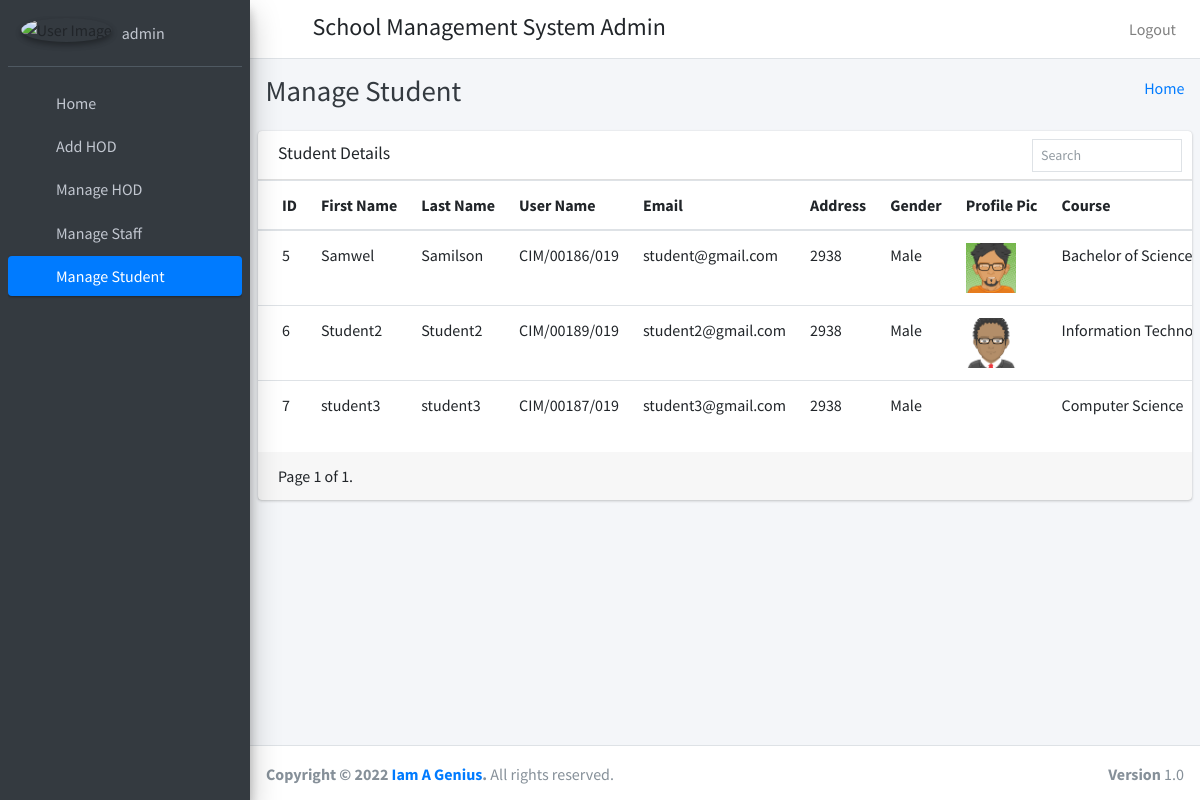
The page /Student (signed in) on the database as committed earlier.
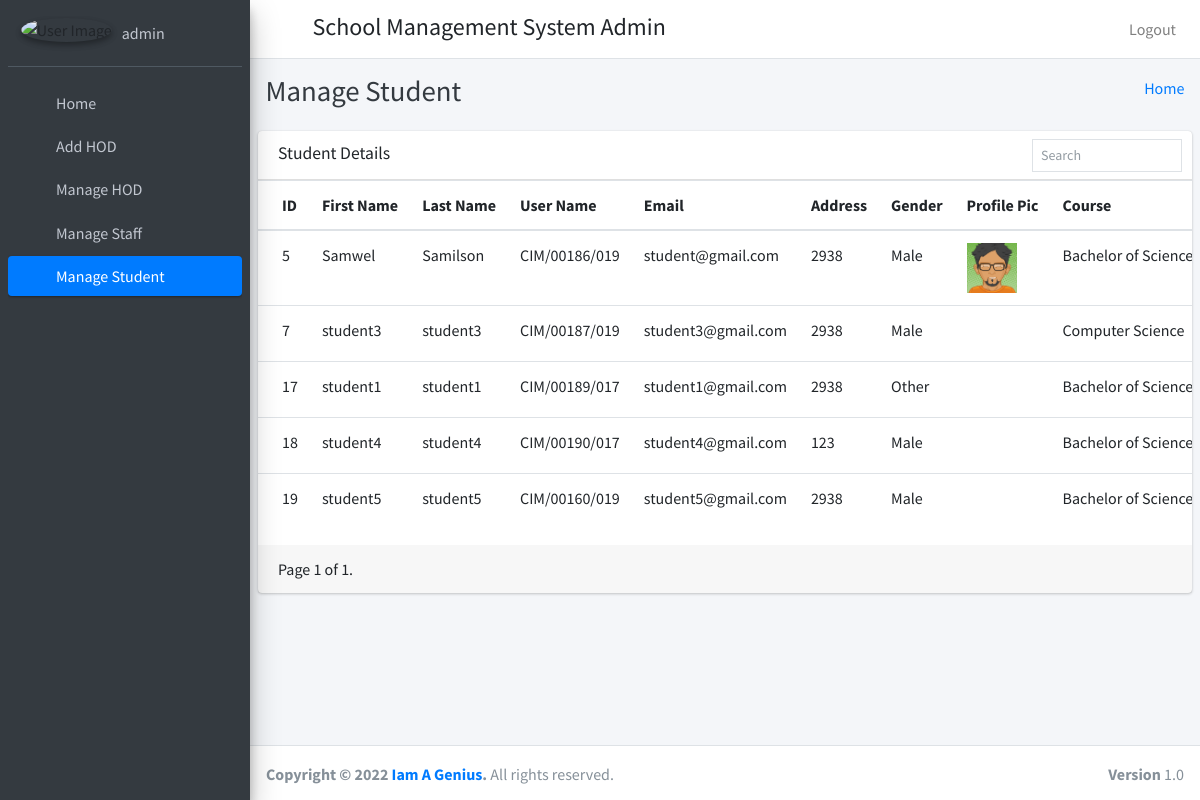
The same page on the database as committed later.
### Student/models.py (models this page shows)
class CustomUser(AbstractUser):
    user_type_data=((1,"HOD"),(3,"staff"),(4,"student"),(2,"admin"))
    user_type= models.CharField(default=1, choices=user_type_data,max_length=10)

class students(models.Model):
    id=models.AutoField(primary_key=True)
    admin = models.OneToOneField(CustomUser, on_delete=models.CASCADE)
    gender = models.CharField(max_length=50)
    profile_pic = models.FileField()
    address = models.TextField()
    course_id=models.ForeignKey(courses,on_delete=models.DO_NOTHING,default=1)
    session_year_id = models.ForeignKey(sessionmodel,on_delete=models.CASCADE)
    created_at = models.DateTimeField(auto_now_add=True)
    updated_at = models.DateTimeField(auto_now_add=True)
    fcm_token=models.TextField(default="")
    objects=models.Manager()

class courses(models.Model):
    id = models.AutoField(primary_key=True)
    course_name = models.CharField(max_length=250)
    created_at = models.DateTimeField(auto_now_add=True)
    updated_at = models.DateTimeField(auto_now_add=True)
    objects=models.Manager()

### Student/admin_views.py (the view)
# urls.py: path('Student',admin_views.Student,name="Student"),
def Student(request):
    student = students.objects.all()
    filters = StudentFilter(request.GET,queryset=student)
    student = filters.qs
    page = request.GET.get('page',1)
    paginator = Paginator(student,10)
    page_obj = paginator.get_page(page)
    page_range = paginator.get_elided_page_range(number=page,on_each_side=3,on_ends=2)
    try:
        student = paginator.page(page)
    except PageNotAnInteger:
        student = paginator.page(1)
    except EmptyPage:
        student = paginator.page(paginator.num_pages)
    context = {
        'student':student,
        'page_obj':page_obj,
        'page_range':page_range,
        'filters':filters.form
    }
    return render(request,'admin_template/manage_students.html',context)

### templates/admin_template/manage_students.html (shortened to what this page needs)
{% extends 'admin_template/base.html' %}
{% block page_title %} Manage Student {% endblock page_title %}
{% load static %}
{% load i18n %}
{% block main_content %}
<section class="content">
      <div class="row">
        <div class="col-12">
          <div class="card">
            <div class="card-header">
              <h3 class="card-title">Student Details</h3>
              <div class="card-tools">
                <form method="get" class="form-inline">
                  <div class="input-group input-group-sm border" style="width: 150px;">
                    {{filters.admin__username}}
                    <div class="input-group-append">
                      <button class="btn" type="submit">
                        <i class="fas fa-search"></i>
                      </button>
                    </div>
                  </div>
                </form>
              </div>
            </div>
            <div class="card-body table-responsive p-0">
              <div id="example2_wrapper" class="dataTables_wrapper dt-bootstrap4"><div class="row"><div class="col-sm-12 col-md-6"></div><div class="col-sm-12 col-md-6"></div></div><div class="row"><div class="col-sm-12">
                <table id="example2" class="table table-hover text-nowrap" role="grid" aria-describedby="example2_info">
                <thead>
                <tr role="row">
                  <th class="sorting_asc" tabindex="0" aria-controls="example2" rowspan="1" colspan="1" aria-sort="ascending" aria-label="Rendering engine: activate to sort column descending">ID</th>
                  <th class="sorting" tabindex="0" aria-controls="example2" rowspan="1" colspan="1" aria-label="Browser: activate to sort column ascending">First Name</th>
                  <th class="sorting" tabindex="0" aria-controls="example2" rowspan="1" colspan="1" aria-label="Platform(s): activate to sort column ascending">Last Name</th>
                  <th class="sorting" tabindex="0" aria-controls="example2" rowspan="1" colspan="1" aria-label="Engine version: activate to sort column ascending">User Name</th>
                  <th class="sorting" tabindex="0" aria-controls="example2" rowspan="1" colspan="1" aria-label="CSS grade: activate to sort column ascending">Email</th>
                  <th class="sorting" tabindex="0" aria-controls="example2" rowspan="1" colspan="1" aria-label="CSS grade: activate to sort column ascending">Address</th>
                  <th class="sorting" tabindex="0" aria-controls="example2" rowspan="1" colspan="1" aria-label="CSS grade: activate to sort column ascending">Gender</th>
                  <th class="sorting" tabindex="0" aria-controls="example2" rowspan="1" colspan="1" aria-label="CSS grade: activate to sort column ascending">Profile Pic</th>
                  <th class="sorting" tabindex="0" aria-controls="example2" rowspan="1" colspan="1" aria-label="CSS grade: activate to sort column ascending">Course</th>
                  <th class="sorting" tabindex="0" aria-controls="example2" rowspan="1" colspan="1" aria-label="CSS grade: activate to sort column ascending">Action</th></tr>
                </thead>
                <tbody>
                {% for student in student %}
                  <tr>
                      <td>{{ student.admin.id }}</td>
                      <td>{{ student.admin.first_name }}</td>
                      <td>{{ student.admin.last_name }}</td>
                      <td>{{ student.admin.username }}</td>
                      <td>{{ student.admin.email }}</td>
                      <td>{{ student.address }}</td>
                      <td>{{ student.gender }}</td>
                      <td><img src="{{ student.profile_pic }}" style="width:50px"/></td>
                      <td>{{ student.course_id.course_name }}</td>
                    </tr>
                {% endfor %}
                </tbody>
              </table>
            </div>
          </div>
        </div>
      </div>
      <div class="card-footer">
          <div class="row">
              <div class="col-lg-6">
                  <div class="pagination">
                      <span class="step-links">
                          <span class="current">
                               Page  {{ page_obj.number }}  of  {{ page_obj.paginator.num_pages }}.
                          </span>
                      </span>
                  </div>
              </div>
              <div class="col-lg-6">
              </div>
          </div>
      </div>
</section>
{% endblock main_content %}

### templates/admin_template/base.html (shortened to what this page needs)
<!DOCTYPE html>
{% load static %}
<html>
<head>
  <link rel="stylesheet" href="{% static "plugins/fontawesome-free/css/all.min.css" %}">
  <link rel="stylesheet" href="https://code.ionicframework.com/ionicons/2.0.1/css/ionicons.min.css">
  <link rel="stylesheet" href="{% static "plugins/tempusdominus-bootstrap-4/css/tempusdominus-bootstrap-4.min.css" %}">
  <link rel="stylesheet" href="{% static "plugins/icheck-bootstrap/icheck-bootstrap.min.css" %}">
  <link rel="stylesheet" href="{% static "plugins/jqvmap/jqvmap.min.css" %}">
  <link rel="stylesheet" href="{% static "dist/css/adminlte.min.css" %}">
  <link rel="stylesheet" href="{% static "plugins/overlayScrollbars/css/OverlayScrollbars.min.css" %}">
  <link rel="stylesheet" href="{% static "plugins/daterangepicker/daterangepicker.css" %}">
  <link rel="stylesheet" href="{% static "plugins/summernote/summernote-bs4.css" %}">
</head>
<body class="hold-transition sidebar-mini layout-fixed">
<div class="wrapper">
  <nav class="main-header navbar navbar-expand navbar-white navbar-light">
    <ul class="navbar-nav">
      <li class="nav-item">
        <a class="nav-link" data-widget="pushmenu" href="#"><i class="fas fa-bars"></i></a>
      </li>
    </ul>
  <h4 style="margin-left: 10px;margin-top: 5px">School Management System Admin</h4>
    <ul class="navbar-nav ml-auto">
      <li class="nav-item">
        <a class="nav-link" href="/logout_user">
          Logout
        </a>
      </li>
    </ul>
  </nav>
  {% include 'admin_template/sidebar.html' with user=user id=id %}
     <div class="content-wrapper">
    <div class="content-header">
      <div class="container-fluid">
        <div class="row mb-2">
          <div class="col-sm-6">
            <h1 class="m-0 text-dark">{% block page_title %}{% endblock page_title %}</h1>
          </div>
          <div class="col-sm-6">
            <ol class="breadcrumb float-sm-right">
              <li class="breadcrumb-item"><a href="/home">Home</a></li>
            </ol>
          </div>
        </div>
      </div>
    </div>
        {% block main_content %}
        {% endblock main_content %}
  </div>
  {% include 'admin_template/footer.html' %}
</div>
</body>
</html>

### templates/admin_template/sidebar.html
{% load static %}
<aside class="main-sidebar sidebar-dark-primary elevation-4">
    <div class="sidebar">
      <div class="user-panel mt-3 pb-3 mb-3 d-flex">
        <div class="image">
          <img src="{% static "dist/img/user2-160x160.jpg" %}" class="img-circle elevation-2" alt="User Image">
        </div>
        <div class="info">
          {% url 'Admin' as Admin %}
          <a href="{% url 'Admin' %}" class="d-block">{{ user.username }}</a>
        </div>
      </div>
      <nav class="mt-2">
        <ul class="nav nav-pills nav-sidebar flex-column" data-widget="treeview" role="menu" data-accordion="false">
          <li class="nav-item">
            {% url 'home' as home %}
            <a href="{{ home }}" class="nav-link {% if request.path == home %} active {% endif %} ">
              <i class="nav-icon fas fa-home"></i>
              <p>
                Home
              </p>
            </a>
          </li>
          <li class="nav-item">
            {% url 'add_hod' as add_hod %}
            <a href="{{ add_hod }}" class="nav-link {% if request.path == add_hod %} active {% endif %} ">
              <i class="nav-icon fas fa-user"></i>
              <p>
                Add HOD
              </p>
            </a>
          </li>
          <li class="nav-item">
            {% url 'manage_hod' as manage_hod %}
            <a href="{{ manage_hod }}" class="nav-link {% if request.path == manage_hod %} active {% endif %} ">
              <i class="nav-icon fas fa-address-card"></i>
              <p>
                Manage HOD
              </p>
            </a>
          </li>
          <li class="nav-item">
            {% url 'Staff' as Staff %}
            <a href="{{ Staff }}" class="nav-link {% if request.path == Staff %} active {% endif %} ">
              <i class="nav-icon fas fa-universal-access"></i>
              <p>
                Manage Staff
              </p>
            </a>
          </li>
          <li class="nav-item">
            {% url 'Student' as Student %}
            <a href="{{ Student }}" class="nav-link {% if request.path == Student %} active {% endif %} ">
              <i class="nav-icon fas fa-child"></i>
              <p>
                Manage Student
              </p>
            </a>
          </li>
        </ul>
      </nav>
    </div>
  </aside>

### templates/admin_template/footer.html
 <footer class="main-footer">
    <strong>Copyright &copy; 2022 <a href="http://adminlte.io">Iam A Genius</a>.</strong>
    All rights reserved.
    <div class="float-right d-none d-sm-inline-block">
      <b>Version</b> 1.0
    </div>
  </footer>

Rows that differ between the two databases and show on the page:
removed students: admin.id "6", admin.first_name "Student2", admin.last_name "Student2", admin.username "CIM/00189/019", admin.email "student2@gmail.com", address "2938", gender "Male", profile_pic (picture), course_id.course_name "Information…"
added students: admin.id "17", admin.first_name "student1", admin.last_name "student1", admin.username "CIM/00189/017", admin.email "student1@gmail.com", address "2938", gender "Other", course_id.course_name "Bachelor of Science…"
added students: admin.id "18", admin.first_name "student4", admin.last_name "student4", admin.username "CIM/00190/017", admin.email "student4@gmail.com", address "123", gender "Male", course_id.course_name "Bachelor of Science…"
added students: admin.id "19", admin.first_name "student5", admin.last_name "student5", admin.username "CIM/00160/019", admin.email "student5@gmail.com", address "2938", gender "Male", course_id.course_name "Bachelor of Science…"
